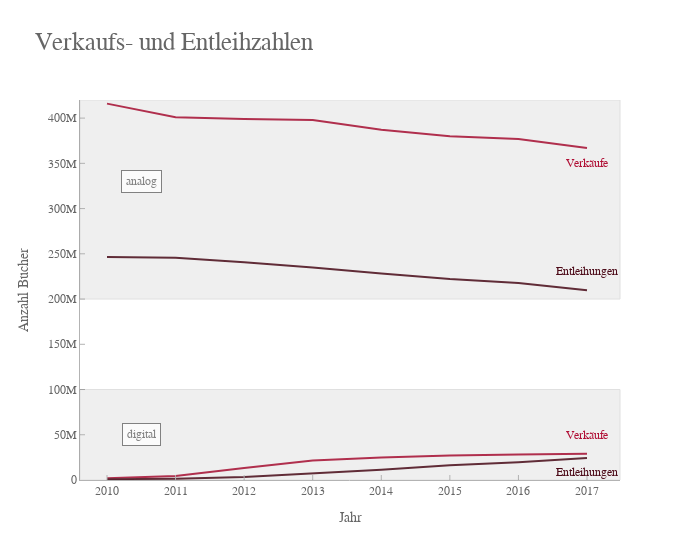

Notebook code cell kept with this figure:
### Markdown cell above
### Wie viele Bücher werden ausgeliehen/gekauft (aufgeschlüsselt)?
- Das Liniendiagramm eignet sich, um die Veränderung der Zahlen zum Vorjahr zu zeigen
- Diese Grafik wurde ins Dashboard übertragen, damit man beide Kategorien unabhängig voneinander zeigen kann

### Code cell
fig = go.Figure()

# analog
fig.add_trace(go.Scatter(x=df['year.1'][:8], y=df['book_sales'], name='Verkäufe analog', line=dict(color=light_red, width=2), mode='lines+text'))
fig.add_trace(go.Scatter(x=df['year.1'][:8], y=df['print_lendings'], name='Entleihungen analog', line=dict(color=dark_red, width=2), mode='lines+text'))

fig.add_annotation(x=2010.5, y=330000000, text="analog", showarrow=False, font=dict(size=12, color=dark_grey), bgcolor=white, opacity=0.8, bordercolor=dark_grey, borderpad=4)
fig.add_annotation(x=2017, y=350000000, text="Verkäufe", showarrow=False, font=dict(size=12, color=light_red))
fig.add_annotation(x=2017, y=230000000, text="Entleihungen", showarrow=False, font=dict(size=12, color=dark_red))

fig.add_hrect(y0=200000000, y1=420000000, fillcolor=grey, opacity=0.2, line=dict(color=dark_grey, width=1))

#digital
fig.add_trace(go.Scatter(x=df['year.1'][:8], y=df['ebook_sales'], name='Verkäufe digital', line=dict(color=light_red, width=2), mode='lines+text'))
fig.add_trace(go.Scatter(x=df['year.1'][:8], y=df['digital_lendings'], name='Entleihungen digital', line=dict(color=dark_red, width=2), mode='lines+text'))

fig.add_annotation(x=2010.5, y=50000000, text="digital", showarrow=False, font=dict(size=12, color=dark_grey), bgcolor=white, opacity=0.8, bordercolor=dark_grey, borderpad=4)
fig.add_annotation(x=2017, y=50000000, text="Verkäufe", showarrow=False, font=dict(size=12, color=light_red))
fig.add_annotation(x=2017, y=8000000, text="Entleihungen", showarrow=False, font=dict(size=12, color=dark_red))

fig.add_hrect(y0=0, y1=100000000, fillcolor=grey, opacity=0.2, line=dict(color=dark_grey, width=1))

# layout
fig.update_layout(title='Verkaufs- und Entleihzahlen',
                    title_font_size=25,
                    
                    xaxis_title='Jahr',
                    yaxis_title='Anzahl Bücher',
                    font_family='Gravitas One',
                    font_color=dark_grey,
                    plot_bgcolor=white,
                    width=700,
                    showlegend=False,
                   )

fig.update_xaxes(title_text='Jahr', ticks='inside', fixedrange=True, tickcolor=grey, tickwidth=1, linecolor=grey, dtick=1)
fig.update_yaxes(tick0=0, ticks='inside', tickcolor=grey, linecolor=grey, range=[0,420000000])

fig.show()

### Figure 1 — Plotly figure (JSON) as saved in the notebook; plotly's stock layout.template omitted (floating-point values rounded to 4 significant figures)
{"data": [{"line": {"color": "#b00e34", "width": 2}, "mode": "lines+text", "name": "Verkäufe analog", "type": "scatter", "x": [2010, 2011, 2012, 2013, 2014, 2015, 2016, 2017], "y": [416000000, 401000000, 399000000, 398000000, 387000000, 380000000, 377000000, 367000000, null, null, null]}, {"line": {"color": "#4c0a18", "width": 2}, "mode": "lines+text", "name": "Entleihungen analog", "type": "scatter", "x": [2010, 2011, 2012, 2013, 2014, 2015, 2016, 2017], "y": [246360583, 245772654, 240600695, 234923834, 228366051, 222038116, 217829943, 209831946, 207332461, 207523579, 156223135]}, {"line": {"color": "#b00e34", "width": 2}, "mode": "lines+text", "name": "Verkäufe digital", "type": "scatter", "x": [2010, 2011, 2012, 2013, 2014, 2015, 2016, 2017], "y": [1900000, 4300000, 13200000, 21500000, 24800000, 27000000, 28100000, 29100000, 32800000, 32400000, 35800000]}, {"line": {"color": "#4c0a18", "width": 2}, "mode": "lines+text", "name": "Entleihungen digital", "type": "scatter", "x": [2010, 2011, 2012, 2013, 2014, 2015, 2016, 2017], "y": [960896, 1440543, 3414960, 7050893, 11418981, 16285520, 19755975, 24323654, 28949086, 33389881, 41432276]}], "layout": {"annotations": [{"bgcolor": "#ffffff", "bordercolor": "#666666", "borderpad": 4, "font": {"color": "#666666", "size": 12}, "opacity": 0.8, "showarrow": false, "text": "analog", "x": 2010.0, "y": 330000000}, {"font": {"color": "#b00e34", "size": 12}, "showarrow": false, "text": "Verkäufe", "x": 2017, "y": 350000000}, {"font": {"color": "#4c0a18", "size": 12}, "showarrow": false, "text": "Entleihungen", "x": 2017, "y": 230000000}, {"bgcolor": "#ffffff", "bordercolor": "#666666", "borderpad": 4, "font": {"color": "#666666", "size": 12}, "opacity": 0.8, "showarrow": false, "text": "digital", "x": 2010.0, "y": 50000000}, {"font": {"color": "#b00e34", "size": 12}, "showarrow": false, "text": "Verkäufe", "x": 2017, "y": 50000000}, {"font": {"color": "#4c0a18", "size": 12}, "showarrow": false, "text": "Entleihungen", "x": 2017, "y": 8000000}], "font": {"color": "#666666", "family": "Gravitas One"}, "plot_bgcolor": "#ffffff", "shapes": [{"fillcolor": "#b3b3b3", "line": {"color": "#666666", "width": 1}, "opacity": 0.2, "type": "rect", "x0": 0, "x1": 1, "xref": "x domain", "y0": 200000000, "y1": 420000000, "yref": "y"}, {"fillcolor": "#b3b3b3", "line": {"color": "#666666", "width": 1}, "opacity": 0.2, "type": "rect", "x0": 0, "x1": 1, "xref": "x domain", "y0": 0, "y1": 100000000, "yref": "y"}], "showlegend": false, "title": {"font": {"size": 25}, "text": "Verkaufs- und Entleihzahlen"}, "width": 700, "xaxis": {"dtick": 1, "fixedrange": true, "linecolor": "#b3b3b3", "tickcolor": "#b3b3b3", "ticks": "inside", "tickwidth": 1, "title": {"text": "Jahr"}}, "yaxis": {"linecolor": "#b3b3b3", "range": [0, 420000000], "tick0": 0, "tickcolor": "#b3b3b3", "ticks": "inside", "title": {"text": "Anzahl Bücher"}}}}
